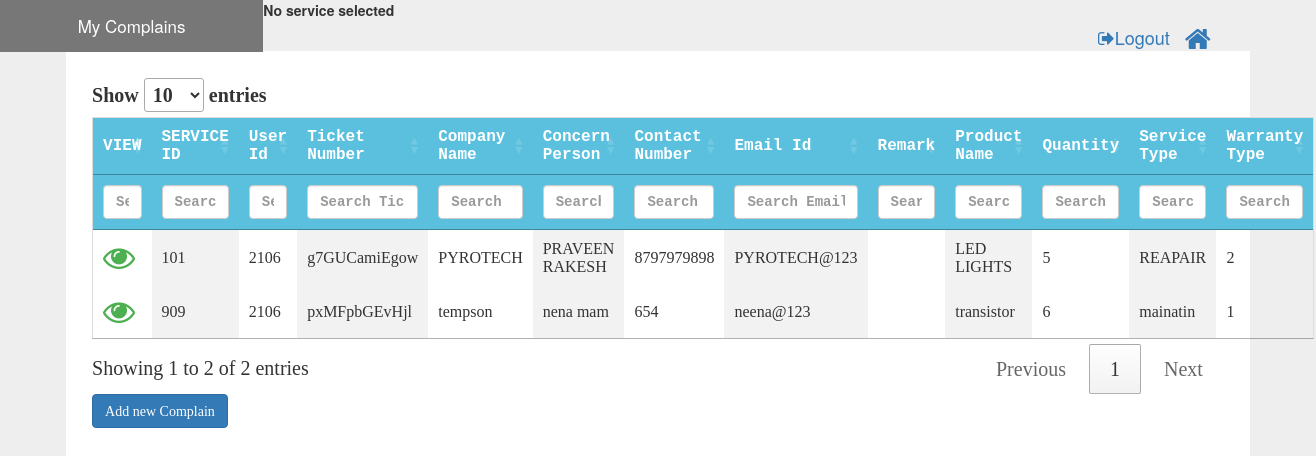
Page /controllers/services.php (signed in) on the committed database.
### tables this page shows
CREATE TABLE `tbl_service` (
  `nid` int(11) NOT NULL,
  `nserviceId` int(11) NOT NULL,
  `nuserId` int(11) NOT NULL,
  `nempId` int(11) NOT NULL,
  `cticketNo` varchar(12) NOT NULL,
  `ccompanyName` varchar(50) NOT NULL,
  `cconcernPerson` varchar(50) NOT NULL,
  `caddress` text NOT NULL,
  `ccontactNo` varchar(10) NOT NULL,
  `cPONo` varchar(10) NOT NULL,
  `cmailId` varchar(50) NOT NULL,
  `cproductName` varchar(50) NOT NULL,
  `nqty` int(10) NOT NULL,
  `cserviceType1` varchar(50) NOT NULL,
  `nwarrantyType1` int(10) NOT NULL,
  `cremark1` varchar(256) NOT NULL,
  `dentryDate` date NOT NULL,
  `csnapshot` blob NOT NULL,
  `crecordManager` varchar(50) NOT NULL,
  `nserviceType2` int(10) NOT NULL,
  `dexpDate` date NOT NULL,
  `npaymentMode` int(10) NOT NULL,
  `cremark2` varchar(50) NOT NULL,
  `nexpPrice` int(10) NOT NULL,
  `nwarrantyType2` int(10) NOT NULL,
  `dmaterialRecDate` date NOT NULL,
  `cattendBy` varchar(50) NOT NULL,
  `dsiteAttendDate` date NOT NULL,
  `nComplainStatus` int(10) NOT NULL,
  `cmaterialReceived` varchar(50) NOT NULL,
  `nrecieveQty` int(10) NOT NULL,
  `nwarrantyType3` int(10) NOT NULL,
  `cfaultDesc` varchar(50) NOT NULL,
  `dcompletionDate` date NOT NULL,
  `cremark3` varchar(50) NOT NULL,
  `nbillingAmount` int(10) NOT NULL,
  `nrating` int(10) NOT NULL,
  `cremarkByCust` varchar(50) NOT NULL,
  `nempId2` int(10) NOT NULL,
  `isAvailable` bit(1) NOT NULL
);

### controllers/services.php (the view, shortened to what this page needs)
<?php
$ntype = (int)$_SESSION['ntype'];
$userId=(int)$_SESSION['user_id'];
?>
<html>
<head>
    <link rel="stylesheet" href="https://maxcdn.bootstrapcdn.com/bootstrap/3.4.1/css/bootstrap.min.css">
    <link rel="stylesheet" href="../css/theme.css">
    <link rel="stylesheet" href="https://cdnjs.cloudflare.com/ajax/libs/font-awesome/4.7.0/css/font-awesome.min.css">
    <link rel="stylesheet" href="https://cdn.datatables.net/1.10.22/css/jquery.dataTables.min.css">
</head>
<body style="background-color: rgb(238, 238, 238)">
<button    class="tablink" onclick="openPage1('myComplains',null)" id="defaultOpen">My Complains</button>
<form method="post" id="serviceForm" action="saveServiceData.php" enctype="multipart/form-data">
    <div>
        <label id="service">No service selected</label>
    </div>
    <a style="float:right;margin-right: 8%;" href="../dashboard.php"><i class="fa fa-home fa-2x"></i></a>
    <a style="float:right;margin-right: 15px;font-size: large; href="../logout.php"><i class="fa fa-sign-out" ></i>Logout</a>
    <div id="myComplains" class="container-large">
        <?php
        $conn = OpenCon();
        if ($ntype==3){
            $sql = "Select * from tbl_service where nuserId=$userId ";
        }
        else {
            $sql = "Select * from tbl_service";
        }
        $result = mysqli_query($conn, $sql);
        echo "<table id='serviceTable'  name='serviceTable'>
            <thead>
            <tr>
            <th>VIEW</th>
            <th >SERVICE ID</th>
            <th >User Id</th>
            <th>Ticket Number</th>
            <th>Company Name</th>
            <th>Concern Person</th>
            <th>Contact Number</th>
            <th>Email Id</th>
            <th>Remark</th>
            <th>Product Name</th>
            <th>Quantity</th>
            <th>Service Type</th>
            <th>Warranty Type</th>
            </tr>
            </thead>
            <tbody>
            ";
        while ($row = mysqli_fetch_array($result, MYSQLI_ASSOC)) {
            echo "<tr>";
            echo "<td class='opendetails'><i  class='fa fa-eye fa-2x' style='color:#4caf50;'</i></td>";
            echo "<td >" . $row['nserviceId'] . "</td>";
            echo "<td >" . $row['nuserId'] . "</td>";
            echo "<td >" . $row['cticketNo'] . "</td>";
            echo "<td>" . $row['ccompanyName'] . "</td>";
            echo "<td>" . $row['cconcernPerson'] . "</td>";
            echo "<td>" . $row['ccontactNo'] . "</td>";
            echo "<td>" . $row['cmailId'] . "</td>";
            echo "<td>" . $row['cremark2'] . "</td>";
            echo "<td>" . $row['cproductName'] . "</td>";
            echo "<td>" . $row['nqty'] . "</td>";
            echo "<td>" . $row['cserviceType1'] . "</td>";
            echo "<td>" . $row['nwarrantyType1'] . "</td>";
            echo "</tr>";
        }
        echo "</tbody></table>";
        ?>
        <div><i class="fa fa-plus-large"><input type="button" onclick="addAComplain()" id="addComplain" class="btn btn-primary"  value="Add new Complain" ></div>
    </div>
</form>
</body>
</html>

### css/theme.css (style rules this page uses)
.container-large { margin: auto; width: 90%; background-color: white; border: rebeccapurple; padding: 2%; margin-top: 2%; height: 100%; }
table { border-collapse: collapse; border-spacing: 0; width: 100%; border: 1px solid #ddd; }
th { text-align: left; padding: 10px !important; font-family: "Lucida Console", Courier, monospace; }
td { text-align: left; padding: 10px !important; }
td:nth-child(even) { background-color: #f2f2f2; }
table.dataTable thead .sorting { background-color: #5bc0de; color: white; }
.tablink { background-color: #555; color: white; float: left; border: none; outline: none; cursor: pointer; padding: 14px 16px; font-size: 17px; width: 20%; }

### rows in the picture
tbl_service: nserviceId "101", nuserId "2106", cticketNo "g7GUCamiEgow", ccompanyName "PYROTECH", cconcernPerson "PRAVEEN RAKESH", ccontactNo "8797979898", cmailId "PYROTECH@123", cproductName "LED LIGHTS", nqty "5", cserviceType1 "REAPAIR", nwarrantyType1 "2"
tbl_service: nserviceId "909", nuserId "2106", cticketNo "pxMFpbGEvHjl", ccompanyName "tempson", cconcernPerson "nena mam", ccontactNo "654", cmailId "neena@123", cproductName "transistor", nqty "6", cserviceType1 "mainatin", nwarrantyType1 "1"
